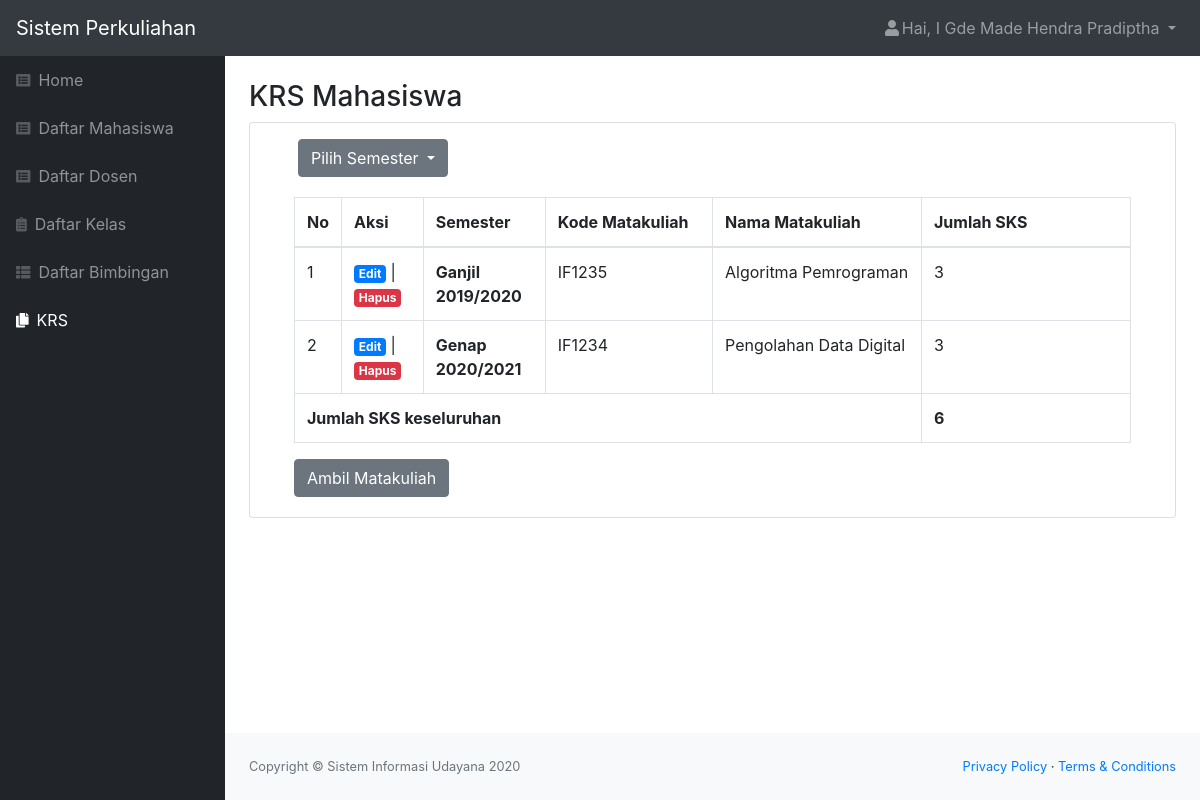
Page /dashboard/krs.php (signed in) on the committed database.
### tables this page shows
CREATE TABLE `krs` (
  `id_krs` int(11) NOT NULL,
  `id_semester` int(11) NOT NULL,
  `id_mahasiswa` int(11) NOT NULL,
  `id_mk` int(11) NOT NULL
);

CREATE TABLE `semester` (
  `id_semester` int(11) NOT NULL,
  `semester` varchar(255) NOT NULL
);

CREATE TABLE `matakuliah` (
  `id_mk` int(11) NOT NULL,
  `kode_mk` char(6) NOT NULL,
  `matakuliah` varchar(100) NOT NULL,
  `sks` int(11) NOT NULL
);

### dashboard/krs.php (the view, shortened to what this page needs)
<?php
include "dashboard.php";
$nama = $_SESSION['nama'];
$role = $_SESSION['role'];
$id = $_SESSION['id'];
if (isset($_GET['semester'])) {
    $semester = $_GET['semester'];
    $default = false;
    $queryKRS = mysqli_query($koneksi, "SELECT * FROM krs INNER JOIN matakuliah ON krs.id_mk=matakuliah.id_mk INNER JOIN semester ON krs.id_semester=semester.id_semester WHERE krs.id_mahasiswa='$id' AND semester = '$semester'");
} else {
    $default = true;
    $queryKRS = mysqli_query($koneksi, "SELECT * FROM krs INNER JOIN matakuliah ON krs.id_mk=matakuliah.id_mk INNER JOIN semester ON krs.id_semester=semester.id_semester WHERE krs.id_mahasiswa='$id'");
}
?>
<!DOCTYPE html>
<html lang="en">
<head>
    <link href="../src/css/styles.css" rel="stylesheet" />
    <link href="https://cdn.datatables.net/1.10.20/css/dataTables.bootstrap4.min.css" rel="stylesheet" />
</head>
<body class="sb-nav-fixed">
    <nav class="sb-topnav navbar navbar-expand navbar-dark bg-dark">
        <a class="navbar-brand" href="index.html">Sistem Perkuliahan</a>
        <ul class="navbar-nav ml-auto">
            <li class="nav-item dropdown">
                <a class="nav-link dropdown-toggle" id="userDropdown" href="#" role="button" data-toggle="dropdown" aria-haspopup="true" aria-expanded="false"><i class="fas fa-user fa-fw"></i>Hai, <?= $nama; ?> </a>
            </li>
        </ul>
    </nav>
    <div id="layoutSidenav">
        <div id="layoutSidenav_nav">
            <nav class="sb-sidenav accordion sb-sidenav-dark" id="sidenavAccordion">
                <div class="sb-sidenav-menu">
                    <div class="nav">
                        <a class="nav-link" href="index.php">
                            <div class="sb-nav-link-icon"><i class="fas fa-list-alt"></i></div>
                            Home
                        </a>
                        <a class="nav-link" href="mahasiswa.php">
                            <div class="sb-nav-link-icon"><i class="fas fa-list-alt"></i></div>
                            Daftar Mahasiswa
                        </a>
                        <a class="nav-link" href="dosen.php">
                            <div class="sb-nav-link-icon"><i class="fas fa-list-alt"></i></div>
                            Daftar Dosen
                        </a>
                        <a class="nav-link" href="kelas.php">
                            <div class="sb-nav-link-icon"><i class="fas fa-clipboard-list"></i></div>
                            Daftar Kelas
                        </a>
                        <a class="nav-link" href="bimbingan.php">
                            <div class="sb-nav-link-icon"><i class="fas fa-th-list"></i></div>
                            Daftar Bimbingan
                        </a>
                        <?php if ($role == "1") { ?>
                            <a class="nav-link active" href="krs.php">
                                <div class="sb-nav-link-icon"><i class="fas fa-copy"></i></div>
                                KRS
                            </a>
                        <?php } ?>
                    </div>
                </div>
            </nav>
        </div>
        <div id="layoutSidenav_content">
            <main>
                <div class="container-fluid">
                    <h3 class="mt-4">KRS Mahasiswa</h3>
                    <div class="card mb-4">
                        <?php if ($role == "1") { ?>
                            <div class="dropdown mt-3 px-4 ml-4">
                                <button class="btn btn-secondary dropdown-toggle" type="button" id="dropdownMenuButton" data-toggle="dropdown" aria-haspopup="true" aria-expanded="false">
                                    Pilih Semester
                                </button>
                            </div>
                        <?php } ?>
                        <div class="card-body">
                            <div class="table-responsive">
                                <div class="container">
                                    <table class="table table-bordered" id="dataTable" width="100%" cellspacing="0">
                                        <thead>
                                            <tr>
                                                <th class="col-sm-1" style="width: 5%;">No</th>
                                                <th>Aksi</th>
                                                <?php if ($default == true) : ?>
                                                    <th>Semester</th>
                                                <?php endif ?>
                                                <th class="col-sm-3" style="width: 20%;">Kode Matakuliah</th>
                                                <th class=" col-sm-3" style="width: 50%;">Nama Matakuliah</th>
                                                <th class=" col-sm-3">Jumlah SKS</th>
                                            </tr>
                                        </thead>
                                        <tbody>
                                            <?php $i = 1; ?>
                                            <?php $sum = 0; ?>
                                            <?php while ($data = mysqli_fetch_assoc($queryKRS)) { ?>
                                                <tr>
                                                    <td><?= $i; ?></td>
                                                    <td><a href="krs_edit.php?id_krs=<?= $data['id_krs']; ?>" class="badge badge-primary ">Edit</a> | <a href="dashboard.php?act=hapusKRS&id_krs=<?= $data['id_krs']; ?>" onclick="return confirm('Yakin ingin menghapus KRS?');" class="badge badge-danger ">Hapus</a></td>
                                                    <?php if ($default == true) : ?>
                                                        <th><?= $data['semester'] ?></th>
                                                    <?php endif ?>
                                                    <td><?= $data['kode_mk']; ?></>
                                                    <td><?= $data['matakuliah']; ?></td>
                                                    <?php $sum += $data['sks']; ?>
                                                    <td><?= $data['sks']; ?></td>
                                                </tr>
                                                <?php $i++; ?>
                                            <?php } ?>
                                        </tbody>
                                        <tfoot>
                                            <?php
                                            $colspan = 4;
                                            $text = 'yang diambil pada semester ini';
                                            if ($default == true) {
                                                $colspan = 5;
                                                $text = 'keseluruhan';
                                            }
                                            ?>
                                            <th colspan="<?= $colspan ?>">Jumlah SKS <?= $text ?></th>
                                            <?php if (isset($sum)) { ?>
                                                <th><?= $sum; ?></th>
                                            <?php } ?>
                                        </tfoot>
                                    </table>
                                </div>
                                <?php if ($role == "1") { ?>
                                    <div class="tambah ml-4">
                                        <a href="krs_tambah.php" class="btn btn-secondary">Ambil Matakuliah</a>
                                    </div>
                                <?php } ?>
                            </div>
                        </div>
                    </div>
            </main>
            <footer class="py-4 bg-light mt-auto">
                <div class="container-fluid">
                    <div class="d-flex align-items-center justify-content-between small">
                        <div class="text-muted">Copyright &copy; Sistem Informasi Udayana 2020</div>
                        <div>
                            <a href="#">Privacy Policy</a>
                            &middot;
                            <a href="#">Terms &amp; Conditions</a>
                        </div>
                    </div>
                </div>
            </footer>
        </div>
    </div>
</body>
</html>

### rows in the picture
krs: id_semester.semester "Ganjil 2019/2020", id_mk.kode_mk "IF1235", id_mk.matakuliah "Algoritma Pemrograman", id_mk.sks "3"
krs: id_semester.semester "Genap 2020/2021", id_mk.kode_mk "IF1234", id_mk.matakuliah "Pengolahan Data Digital", id_mk.sks "3"

### other values in the picture
$nama "I Gde Made Hendra Pradiptha"
$text "keseluruhan"
$sum "6"
